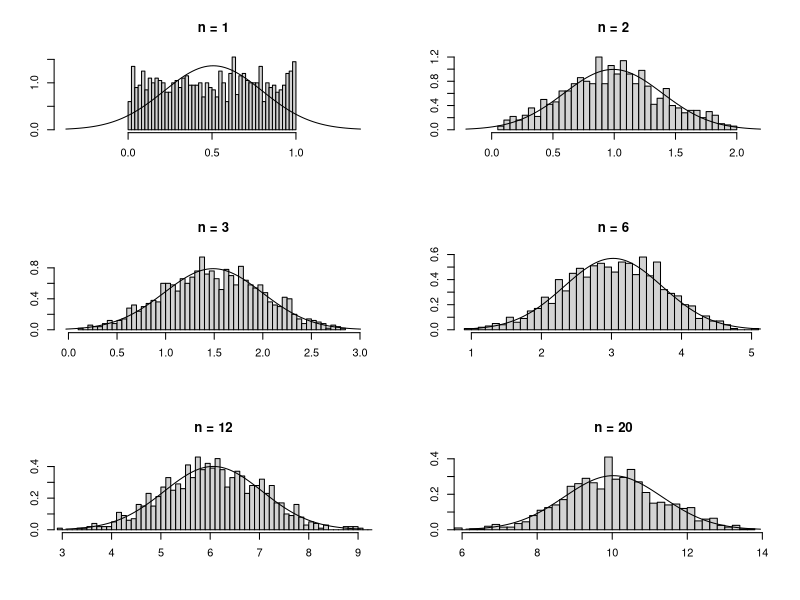
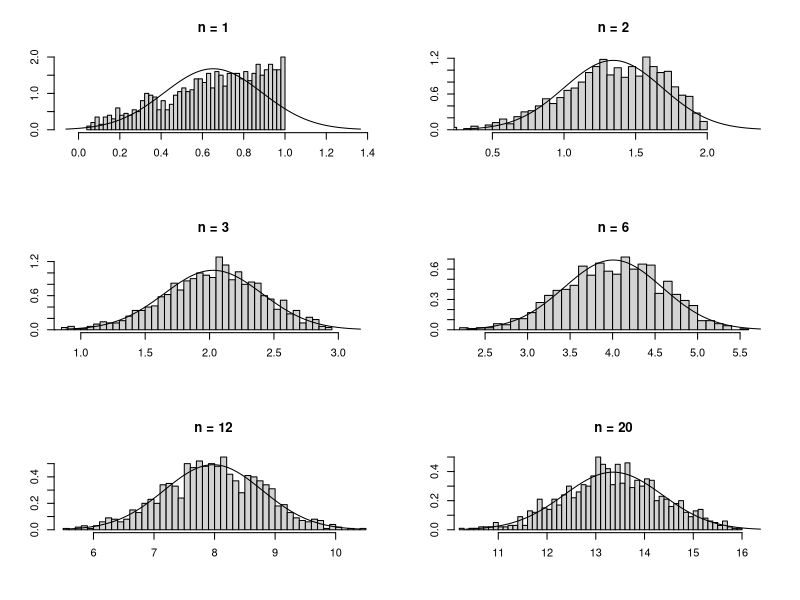
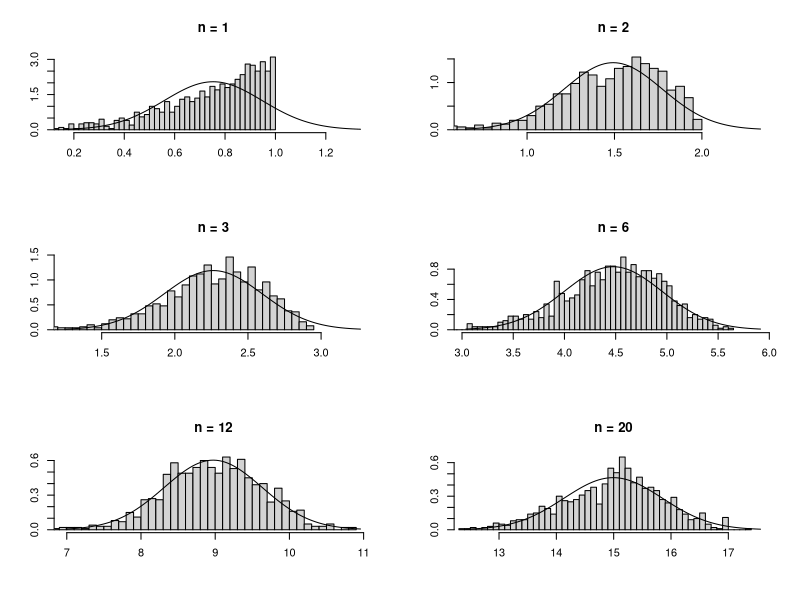

Reproduce these figures in R, in order.
## ---- chunk 1
knitr::opts_chunk$set(echo = TRUE, error = TRUE)
## ---- chunk 2
trials <- 1000

getsum <- function(n, trials) {
  sum <- rep(0, trials)
  for (i in 1:trials) {
    x <- runif(n,0,1)
    sum[i] <- sum(x)
  }
  return(sum)
}

par(mfrow=c(3,2))

n <- 1
sum <- getsum(n, trials)
hist(sum, breaks=50, xlim=c(mean(sum)-3*sd(sum),mean(sum)+3*sd(sum)), 
     prob=TRUE, xlab="", ylab="", main="n = 1")
curve(dnorm(x, mean=mean(sum), sd=sd(sum)),add=TRUE)

n <- 2
sum <- getsum(n, trials)
hist(sum, breaks=50, xlim=c(mean(sum)-3*sd(sum),mean(sum)+3*sd(sum)), 
     prob=TRUE, xlab="", ylab="", main="n = 2")
curve(dnorm(x, mean=mean(sum), sd=sd(sum)),add=TRUE)

n <- 3
sum <- getsum(n, trials)
hist(sum, breaks=50, xlim=c(mean(sum)-3*sd(sum),mean(sum)+3*sd(sum)), 
     prob=TRUE, xlab="", ylab="", main="n = 3")
curve(dnorm(x, mean=mean(sum), sd=sd(sum)),add=TRUE)

n <- 6
sum <- getsum(n, trials)
hist(sum, breaks=50, xlim=c(mean(sum)-3*sd(sum),mean(sum)+3*sd(sum)), 
     prob=TRUE, xlab="", ylab="", main="n = 6")
curve(dnorm(x, mean=mean(sum), sd=sd(sum)),add=TRUE)

n <- 12
sum <- getsum(n, trials)
hist(sum, breaks=50, xlim=c(mean(sum)-3*sd(sum),mean(sum)+3*sd(sum)), 
     prob=TRUE, xlab="", ylab="", main="n = 12")
curve(dnorm(x, mean=mean(sum), sd=sd(sum)),add=TRUE)

n <- 20
sum <- getsum(n, trials)
hist(sum, breaks=50, xlim=c(mean(sum)-3*sd(sum),mean(sum)+3*sd(sum)), 
     prob=TRUE, xlab="", ylab="", main="n = 20")
curve(dnorm(x, mean=mean(sum), sd=sd(sum)),add=TRUE)
## ---- chunk 3
trials <- 1000

getsum <- function(n, trials) {
  sum <- rep(0, trials)
  for (i in 1:trials) {
    x <- runif(n,0,1)
    x <- sqrt(x)
    sum[i] <- sum(x)
  }
  return(sum)
}

par(mfrow=c(3,2))

n <- 1
sum <- getsum(n, trials)
hist(sum, breaks=50, xlim=c(mean(sum)-3*sd(sum),mean(sum)+3*sd(sum)), 
     prob=TRUE, xlab="", ylab="", main="n = 1")
curve(dnorm(x, mean=mean(sum), sd=sd(sum)),add=TRUE)

n <- 2
sum <- getsum(n, trials)
hist(sum, breaks=50, xlim=c(mean(sum)-3*sd(sum),mean(sum)+3*sd(sum)), 
     prob=TRUE, xlab="", ylab="", main="n = 2")
curve(dnorm(x, mean=mean(sum), sd=sd(sum)),add=TRUE)

n <- 3
sum <- getsum(n, trials)
hist(sum, breaks=50, xlim=c(mean(sum)-3*sd(sum),mean(sum)+3*sd(sum)), 
     prob=TRUE, xlab="", ylab="", main="n = 3")
curve(dnorm(x, mean=mean(sum), sd=sd(sum)),add=TRUE)

n <- 6
sum <- getsum(n, trials)
hist(sum, breaks=50, xlim=c(mean(sum)-3*sd(sum),mean(sum)+3*sd(sum)), 
     prob=TRUE, xlab="", ylab="", main="n = 6")
curve(dnorm(x, mean=mean(sum), sd=sd(sum)),add=TRUE)

n <- 12
sum <- getsum(n, trials)
hist(sum, breaks=50, xlim=c(mean(sum)-3*sd(sum),mean(sum)+3*sd(sum)), 
     prob=TRUE, xlab="", ylab="", main="n = 12")
curve(dnorm(x, mean=mean(sum), sd=sd(sum)),add=TRUE)

n <- 20
sum <- getsum(n, trials)
hist(sum, breaks=50, xlim=c(mean(sum)-3*sd(sum),mean(sum)+3*sd(sum)), 
     prob=TRUE, xlab="", ylab="", main="n = 20")
curve(dnorm(x, mean=mean(sum), sd=sd(sum)),add=TRUE)
## ---- chunk 4
trials <- 1000

getsum <- function(n, trials) {
  sum <- rep(0, trials)
  for (i in 1:trials) {
    x <- runif(n,0,1)
    x <- x^(1/3)
    sum[i] <- sum(x)
  }
  return(sum)
}

par(mfrow=c(3,2))

n <- 1
sum <- getsum(n, trials)
hist(sum, breaks=50, xlim=c(mean(sum)-3*sd(sum),mean(sum)+3*sd(sum)), 
     prob=TRUE, xlab="", ylab="", main="n = 1")
curve(dnorm(x, mean=mean(sum), sd=sd(sum)),add=TRUE)

n <- 2
sum <- getsum(n, trials)
hist(sum, breaks=50, xlim=c(mean(sum)-3*sd(sum),mean(sum)+3*sd(sum)), 
     prob=TRUE, xlab="", ylab="", main="n = 2")
curve(dnorm(x, mean=mean(sum), sd=sd(sum)),add=TRUE)

n <- 3
sum <- getsum(n, trials)
hist(sum, breaks=50, xlim=c(mean(sum)-3*sd(sum),mean(sum)+3*sd(sum)), 
     prob=TRUE, xlab="", ylab="", main="n = 3")
curve(dnorm(x, mean=mean(sum), sd=sd(sum)),add=TRUE)

n <- 6
sum <- getsum(n, trials)
hist(sum, breaks=50, xlim=c(mean(sum)-3*sd(sum),mean(sum)+3*sd(sum)), 
     prob=TRUE, xlab="", ylab="", main="n = 6")
curve(dnorm(x, mean=mean(sum), sd=sd(sum)),add=TRUE)

n <- 12
sum <- getsum(n, trials)
hist(sum, breaks=50, xlim=c(mean(sum)-3*sd(sum),mean(sum)+3*sd(sum)), 
     prob=TRUE, xlab="", ylab="", main="n = 12")
curve(dnorm(x, mean=mean(sum), sd=sd(sum)),add=TRUE)

n <- 20
sum <- getsum(n, trials)
hist(sum, breaks=50, xlim=c(mean(sum)-3*sd(sum),mean(sum)+3*sd(sum)), 
     prob=TRUE, xlab="", ylab="", main="n = 20")
curve(dnorm(x, mean=mean(sum), sd=sd(sum)),add=TRUE)
